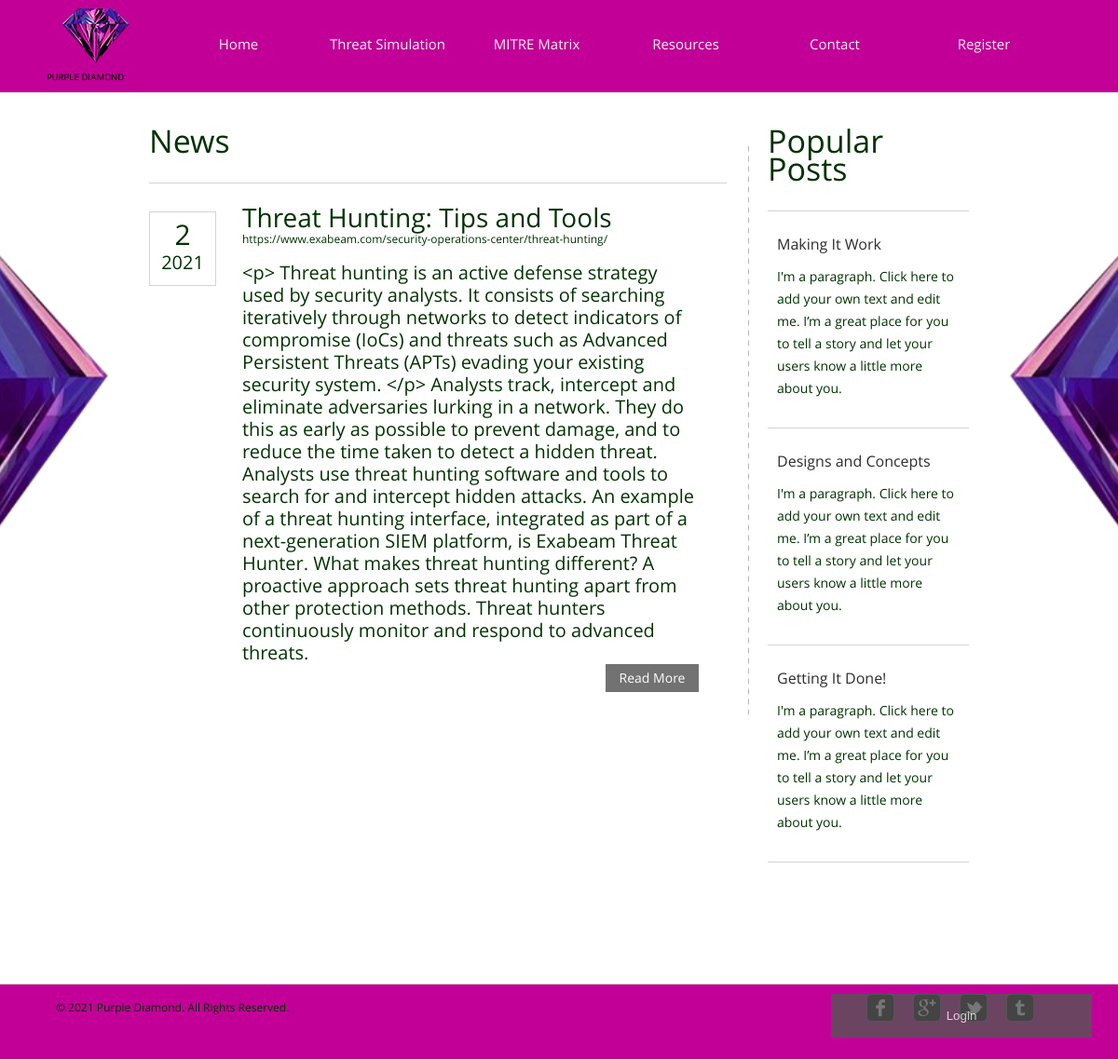
Before: /temp/news with the older database file.
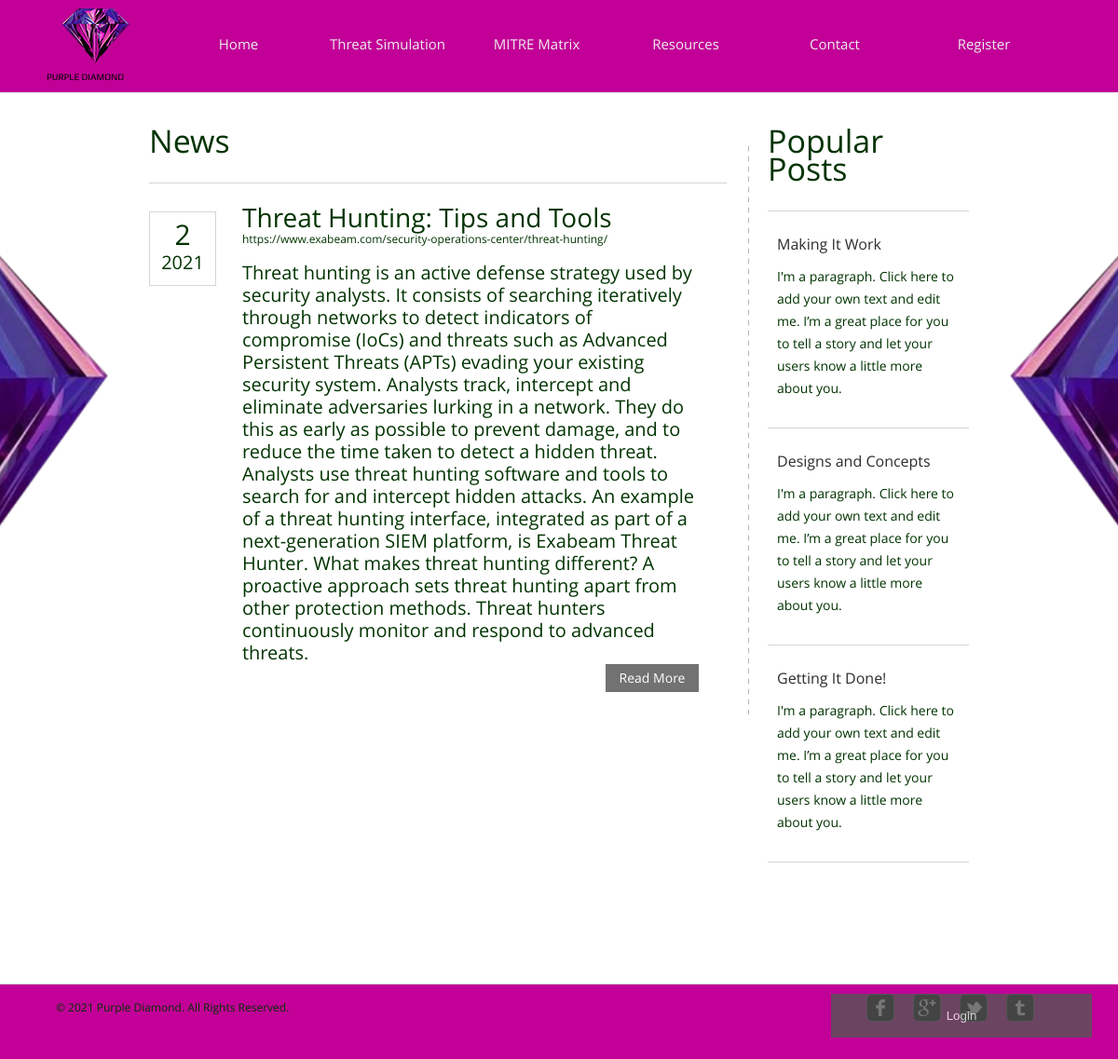
After: the same page with the newer database file.
### temp/models.py (models this page shows, shortened)
class blog(models.Model):
    topic = models.CharField(max_length=1024)
    content = models.TextField()
    reference = models.CharField(max_length=128)
    img = models.ImageField()
    month = models.IntegerField()
    year = models.IntegerField()
    totalread = models.IntegerField()

### temp/views.py (the view)
# urls.py: path("news", views.news, name="news"),
def news(request):
    flag = False
    if not request.user.is_authenticated:
        flag = True
    posts = blog.objects.all()
    return render(request, "temp/news.html", {
        "flag": flag,
        "posts": posts
    })

### temp/templates/temp/news.html
{% extends "temp/layout.html" %}
{% load static %}
{% block body %}
	<div id="contents">
		<div class="main">
			<h1>News</h1>
			<ul class="news">
				{% for post in posts %}
				<li>
					<div class="date">
						<p>
							<span>{{ post.month }}</span>
							{{ post.year }}
						</p>
					</div>
					<h2>{{ post.topic}}<span>{{ post.reference }}</span></h2>
					<p>
						{{ post.content }} <span><a href="{% url 'temp:post_detail' post.pk%}" class="more">Read More</a></span>
					</p>
				</li>
				{% endfor %}
			</ul>
		</div>
		<div class="sidebar">
			<h1>Popular Posts</h1>
			<ul class="posts">
				<li>
					<h4 class="title"><a href="{% url 'temp:post' %}">Making It Work</a></h4>
					<p>
						I'm a paragraph. Click here to add your own text and edit me. I’m a great place for you to tell a story and let your users know a little more about you.
					</p>
				</li>
				<li>
					<h4 class="title"><a href="{% url 'temp:post' %}">Designs and Concepts</a></h4>
					<p>
						I'm a paragraph. Click here to add your own text and edit me. I’m a great place for you to tell a story and let your users know a little more about you.
					</p>
				</li>
				<li>
					<h4 class="title"><a href="{% url 'temp:post' %}">Getting It Done!</a></h4>
					<p>
						I'm a paragraph. Click here to add your own text and edit me. I’m a great place for you to tell a story and let your users know a little more about you.
					</p>
				</li>
			</ul>
		</div>
	</div>
{% endblock %}

Changed rows visible on the page:
changed blog "Threat Hunting: Tips and Tools": content "<p> Threat hunting is an active defense strategy used by security analysts. It consists of searching iteratively through networks to detect indicators of compromise (IoCs) and threats such as Advanced Persistent Threats (APTs) evading your existing security system. </p> Analysts track, intercept and…" → "Threat hunting is an active defense strategy used by security analysts. It consists of searching iteratively through networks to detect indicators of compromise (IoCs) and threats such as Advanced Persistent Threats (APTs) evading your existing security system. Analysts track, intercept and…"
